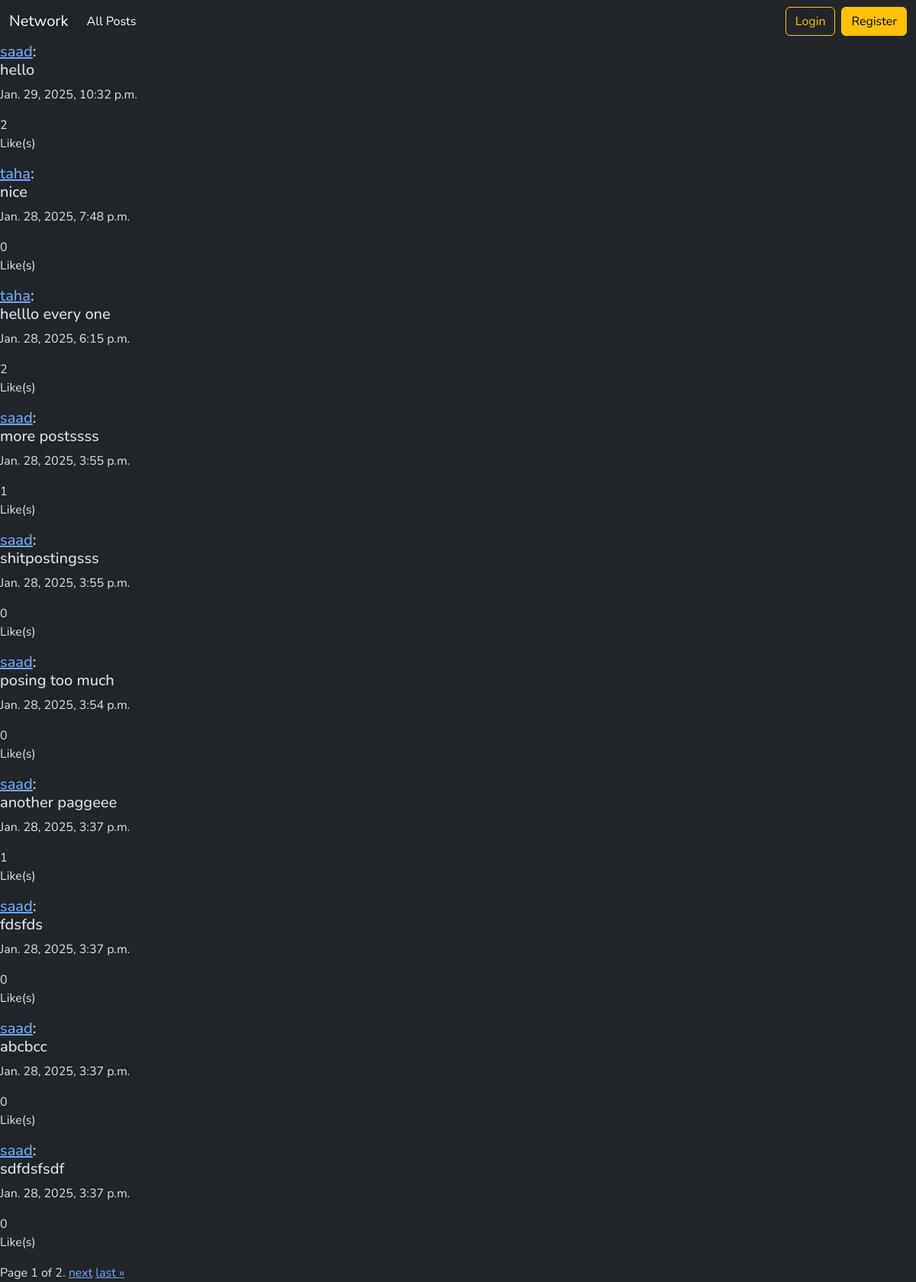
The app's page /, older data.
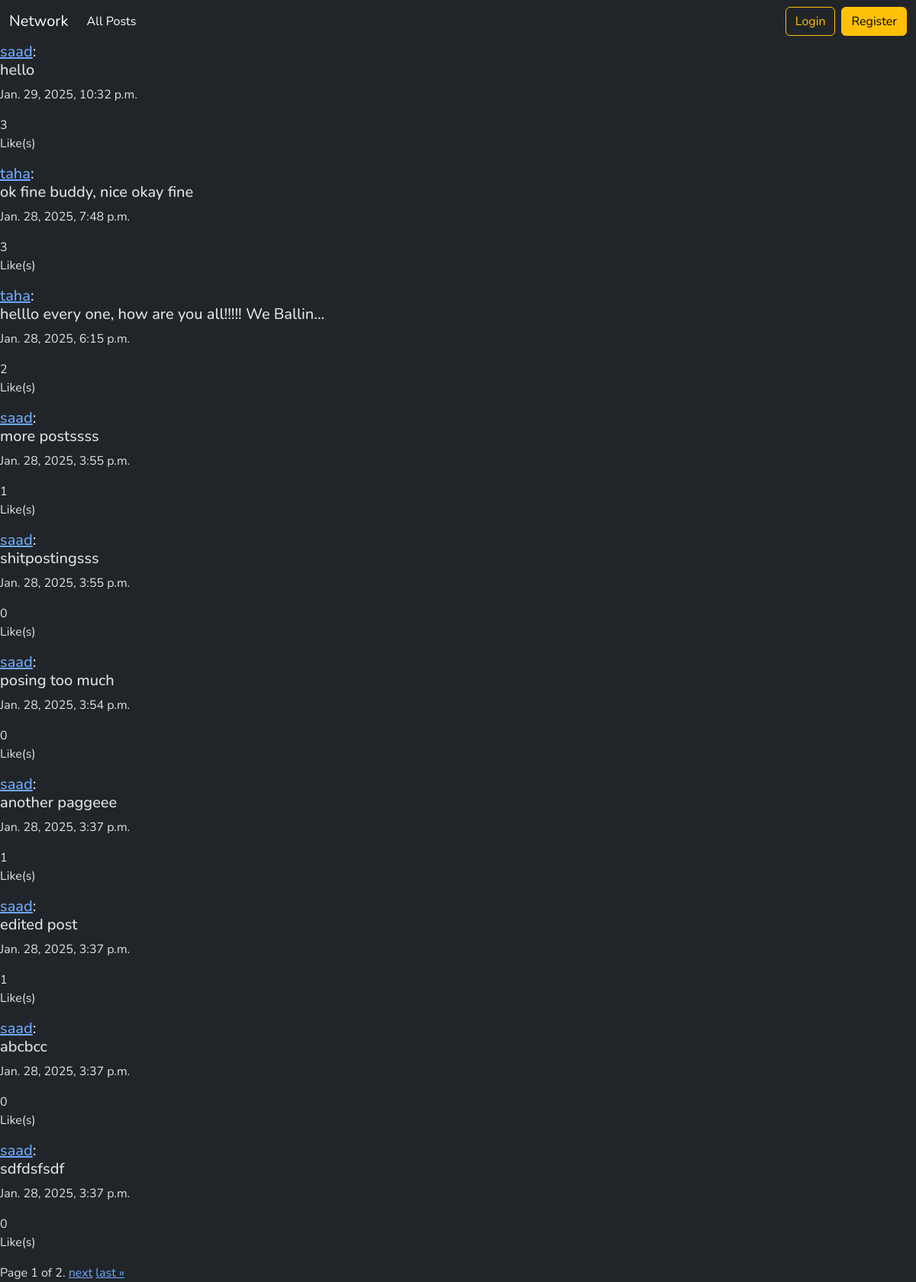
The same page, newer data.
### network/models.py (models this page shows, shortened)
class Post(models.Model):
    creator = models.ForeignKey(User, on_delete=models.CASCADE, related_name="posts")
    postContent = models.CharField(max_length=1000, blank=False)
    created_at = models.DateTimeField(auto_now_add=True)
    liked_by = models.ManyToManyField(User, related_name="liked_posts", blank=True)

class User(AbstractUser):
    followers = models.ManyToManyField('self', related_name='following', symmetrical=False, blank=True)

### network/views.py (the view)
# urls.py: path("", views.index, name="index"),
def index(request):
    page_obj = get_page_obj(request, Post.objects.all().order_by('-created_at'))
    return render(request, "network/index.html", {"form": PostForm(), "page_obj":page_obj})

### network/util.py (called while the page is built)
def get_page_obj(request, posts):
    posts_list = posts
    paginator = Paginator(posts_list, 10)
    page_number = request.GET.get('page')
    page_obj = paginator.get_page(page_number)
    return page_obj

### network/templates/network/index.html (shortened to what this page needs)
{% extends "network/layout.html" %}
{% block body %}
{% include 'network/posts.html' %}
{% endblock %}

### network/templates/network/posts.html (shortened to what this page needs)
{% load static %}
{% for post in page_obj %}
<div class="post">
    <h5><a href="{% url 'userProfile' post.creator.username %}">{{post.creator}}</a>: <div class="post-content-{{post.id}}">{{post.postContent}}</div>
    </h5>
    <p>{{post.created_at}}</p>
    <p>
    <div class="like-count-{{post.id}}">{{post.liked_by.count}}</div> Like(s)</p>
</div>
{% empty %}
<div>No Posts.</div>
{% endfor %}
<div class="pagination">
    <span class="step-links">
        <span class="current">
            Page {{ page_obj.number }} of {{ page_obj.paginator.num_pages }}.
        </span>
        {% if page_obj.has_next %}
        <a href="?page={{ page_obj.next_page_number }}">next</a>
        <a href="?page={{ page_obj.paginator.num_pages }}">last &raquo;</a>
        {% endif %}
    </span>
</div>

Row changes from the older to the newer data that the page shows:
computed for Post "hello": liked_by.count "2" → "3"
changed Post: postContent "nice" → "ok fine buddy, nice okay fine"; liked_by.count "0" → "3"
changed Post: postContent "helllo every one" → "helllo every one, how are you all!!!!! We Ballin..."
changed Post: postContent "fdsfds" → "edited post"; liked_by.count "0" → "1"
